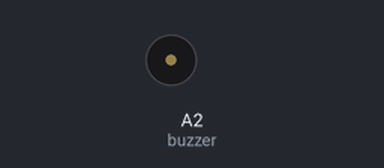
The sketch below on a simulated Arduino Uno, built with avr-gcc and run on an emulated ATmega328P. Parts: buzzer (waves = sounding, pin HIGH).

Above: at 2.0 s.
At 7.45 s:
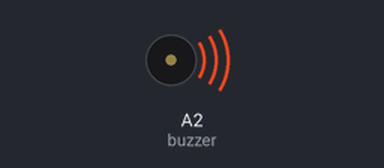
Timing chart, 0 to 8.1 s (numbered marks = the images above):
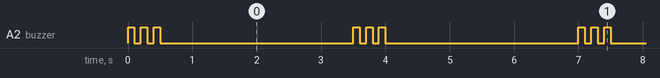

Measured:
- by itself, A2 (buzzer): repeats every 3.5 s: 2 × (LOW 0.10 s, HIGH 0.10 s), LOW 3.0 s, HIGH 0.10 s
- by itself, everything shown: repeats every 3.5 s, in 6 steps

The sketch:

sketch_may27a.ino
```cpp
#define buzzer A2
void setup() {
pinMode(buzzer,OUTPUT);

}

void loop() {
denegado();
delay(3000);
}
```

buzzer.ino
```cpp
void aprobado(){
  digitalWrite(buzzer,HIGH);
  delay(200);
  digitalWrite(buzzer,LOW);
  delay(200);
  digitalWrite(buzzer,HIGH);
  delay(200);
  digitalWrite(buzzer,LOW);
  delay(200);
}
void denegado(){
  digitalWrite(buzzer,HIGH);
  delay(100);
  digitalWrite(buzzer,LOW);
  delay(100);
  digitalWrite(buzzer,HIGH);
  delay(100);
  digitalWrite(buzzer,LOW);
  delay(100);
  digitalWrite(buzzer,HIGH);
  delay(100);
  digitalWrite(buzzer,LOW);


}
```
